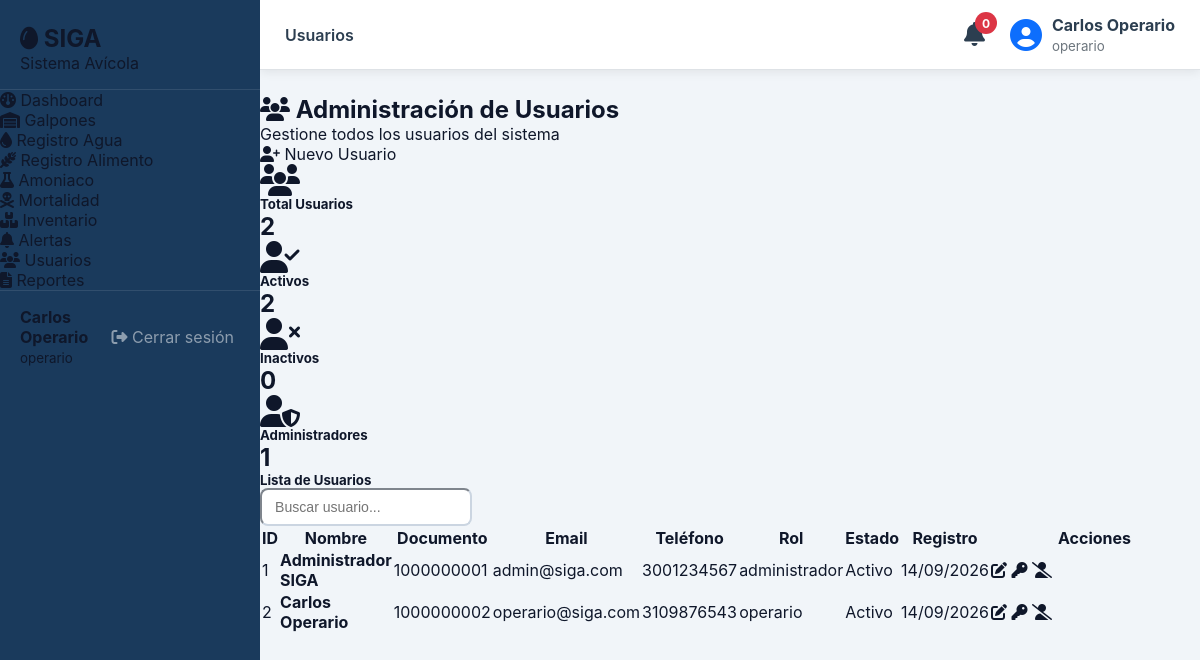
Screenshot of /modules/usuarios/index.php (signed in) with the database file from the repository.
### tables this page shows
CREATE TABLE IF NOT EXISTS `usuarios` (
  `id`              INT UNSIGNED NOT NULL AUTO_INCREMENT,
  `nombre_completo` VARCHAR(150) NOT NULL,
  `documento`       VARCHAR(30)  NOT NULL UNIQUE,
  `email`           VARCHAR(120) NOT NULL UNIQUE,
  `telefono`        VARCHAR(20),
  `password_hash`   VARCHAR(255) NOT NULL,
  `rol_id`          INT UNSIGNED NOT NULL DEFAULT 2,
  `activo`          TINYINT(1)   NOT NULL DEFAULT 1,
  `created_at`      DATETIME     NOT NULL DEFAULT CURRENT_TIMESTAMP,
  `updated_at`      DATETIME     NOT NULL DEFAULT CURRENT_TIMESTAMP ON UPDATE CURRENT_TIMESTAMP,
  PRIMARY KEY (`id`),
  CONSTRAINT `fk_usuarios_rol` FOREIGN KEY (`rol_id`) REFERENCES `roles`(`id`)
);

CREATE TABLE IF NOT EXISTS `roles` (
  `id`          INT UNSIGNED NOT NULL AUTO_INCREMENT,
  `nombre`      VARCHAR(50)  NOT NULL,
  `descripcion` TEXT,
  PRIMARY KEY (`id`)
);

### modules/usuarios/index.php (the view, shortened to what this page needs)
<?php
$pdo = getDB();
try {
    $sql = "SELECT
                u.id,
                u.nombre_completo,
                u.documento,
                u.email,
                u.telefono,
                u.activo,
                u.created_at,
                r.nombre AS rol
            FROM usuarios u
            INNER JOIN roles r
                ON u.rol_id = r.id
            ORDER BY u.nombre_completo ASC";
    $stmt = $pdo->query($sql);
    $usuarios = $stmt->fetchAll(PDO::FETCH_ASSOC);
    $totalUsuarios = $pdo->query("SELECT COUNT(*) FROM usuarios")->fetchColumn();
    $usuariosActivos = $pdo->query("SELECT COUNT(*) FROM usuarios WHERE activo=1")->fetchColumn();
    $usuariosInactivos = $pdo->query("SELECT COUNT(*) FROM usuarios WHERE activo=0")->fetchColumn();
    $administradores = $pdo->query("
        SELECT COUNT(*)
        FROM usuarios u
        INNER JOIN roles r
            ON u.rol_id=r.id
        WHERE r.nombre='Administrador'
    ")->fetchColumn();
} catch(PDOException $e){
    die("Error: ".$e->getMessage());
}
include '../../includes/header.php';
?>
<div class="container-fluid">
<div class="d-flex justify-content-between align-items-center mb-4">
<div>
<h2 class="fw-bold">
<i class="fas fa-users text-primary"></i>
Administración de Usuarios
</h2>
<p class="text-muted">
Gestione todos los usuarios del sistema
</p>
</div>
<a href="crear.php" class="btn btn-primary">
<i class="fas fa-user-plus"></i>
Nuevo Usuario
</a>
</div>
<div class="row mb-4">
<div class="col-md-3">
<div class="card border-0 shadow">
<div class="card-body text-center">
<i class="fas fa-users fa-2x text-primary mb-2"></i>
<h5>Total Usuarios</h5>
<h2><?= $totalUsuarios ?></h2>
</div>
</div>
</div>
<div class="col-md-3">
<div class="card border-0 shadow">
<div class="card-body text-center">
<i class="fas fa-user-check fa-2x text-success mb-2"></i>
<h5>Activos</h5>
<h2><?= $usuariosActivos ?></h2>
</div>
</div>
</div>
<div class="col-md-3">
<div class="card border-0 shadow">
<div class="card-body text-center">
<i class="fas fa-user-times fa-2x text-danger mb-2"></i>
<h5>Inactivos</h5>
<h2><?= $usuariosInactivos ?></h2>
</div>
</div>
</div>
<div class="col-md-3">
<div class="card border-0 shadow">
<div class="card-body text-center">
<i class="fas fa-user-shield fa-2x text-warning mb-2"></i>
<h5>Administradores</h5>
<h2><?= $administradores ?></h2>
</div>
</div>
</div>
</div>
<div class="card shadow">
<div class="card-header bg-dark text-white">
<div class="row">
<div class="col-md-6">
<h5 class="mb-0">
Lista de Usuarios
</h5>
</div>
<div class="col-md-6">
<input
type="text"
id="buscarUsuario"
class="form-control"
placeholder="Buscar usuario...">
</div>
</div>
</div>
<div class="card-body">
<div class="table-responsive">
<table
class="table table-hover align-middle"
id="tablaUsuarios">
<thead class="table-light">
<tr>
<th>ID</th>
<th>Nombre</th>
<th>Documento</th>
<th>Email</th>
<th>Teléfono</th>
<th>Rol</th>
<th>Estado</th>
<th>Registro</th>
<th width="250">
Acciones
</th>
</tr>
</thead>
<tbody>
<?php foreach($usuarios as $u): ?>
<tr>
<td>
<?= $u['id'] ?>
</td>
<td>
<strong>
<?= htmlspecialchars($u['nombre_completo']) ?>
</strong>
</td>
<td>
<?= htmlspecialchars($u['documento']) ?>
</td>
<td>
<?= htmlspecialchars($u['email']) ?>
</td>
<td>
<?= htmlspecialchars($u['telefono']) ?>
</td>
<td>
<?php
$color='secondary';
?>
<span class="badge bg-<?= $color ?>">
<?= htmlspecialchars($u['rol']) ?>
</span>
</td>
<td>
<?php if($u['activo']): ?>
<span class="badge bg-success">
Activo
</span>
<?php else: ?>
<span class="badge bg-danger">
Inactivo
</span>
<?php endif; ?>
</td>
<td>
<?= date('d/m/Y',strtotime($u['created_at'])) ?>
</td>
<td>
    <a href="editar.php?id=<?= $u['id'] ?>"
class="btn btn-sm btn-warning"
title="Editar">
<i class="fas fa-edit"></i>
</a>
<a href="cambiar_password.php?id=<?= $u['id'] ?>"
class="btn btn-sm btn-info text-white"
title="Cambiar contraseña">
<i class="fas fa-key"></i>
</a>
<?php if($u['activo']): ?>
<a href="eliminar.php?id=<?= $u['id'] ?>&accion=desactivar"
class="btn btn-sm btn-danger"
onclick="return confirm('¿Desea desactivar este usuario?')"
title="Desactivar">
<i class="fas fa-user-slash"></i>
</a>
<?php endif; ?>
</td>
</tr>
<?php endforeach; ?>
</tbody>
</table>
</div>
</div>
</div>
</div>
<?php include '../../includes/footer.php';
?>

### assets/css/siga.css (style rules this page uses)
:root { --siga-blue: #1a3a5c; --siga-blue-mid: #2a5298; --siga-blue-lt: #3d6eb5; --siga-green: #2e7d52; --siga-green-lt: #43a875; --siga-amber: #e67e22; --siga-red: #c0392b; --siga-white: #f8fafc; --siga-gray-50: #f1f5f9; --siga-gray-100: #e2e8f0; --siga-gray-300: #cbd5e1; --siga-gray-500: #64748b; --siga-gray-700: #334155; --siga-gray-900: #0f172a; --sidebar-w: 260px; --topbar-h: 62px; --radius: 12px; --radius-sm: 8px; --shadow: 0 4px 20px rgba(26,58,92,.10); --shadow-sm: 0 2px 8px rgba(26,58,92,.07); --transition: .22s ease; font-family: 'Inter', system-ui, sans-serif; }
*, *::before, *::after { box-sizing: border-box; margin: 0; padding: 0; }
body { background: var(--siga-gray-50); color: var(--siga-gray-900); }
a { text-decoration: none; color: inherit; }
.form-control, .form-select { border-color: var(--siga-gray-300); border-radius: var(--radius-sm); font-size: .88rem; padding: 9px 13px; transition: border-color var(--transition), box-shadow var(--transition); }

### rows the page displays
usuarios: id "1", nombre_completo "Administrador SIGA", documento "1000000001", email "admin@siga.com", telefono "3001234567", rol.nombre "administrador", activo "Activo", created_at "14/09/2026"
usuarios: id "2", nombre_completo "Carlos Operario", documento "1000000002", email "operario@siga.com", telefono "3109876543", rol.nombre "operario", activo "Activo", created_at "14/09/2026"

### other values shown
$nombreUsuario "Carlos Operario"
$rolUsuario "operario"
$activePage "Usuarios"
$stmt->fetchColumn() "0"
$totalUsuarios "2"
$usuariosActivos "2"
$usuariosInactivos "0"
$administradores "1"
